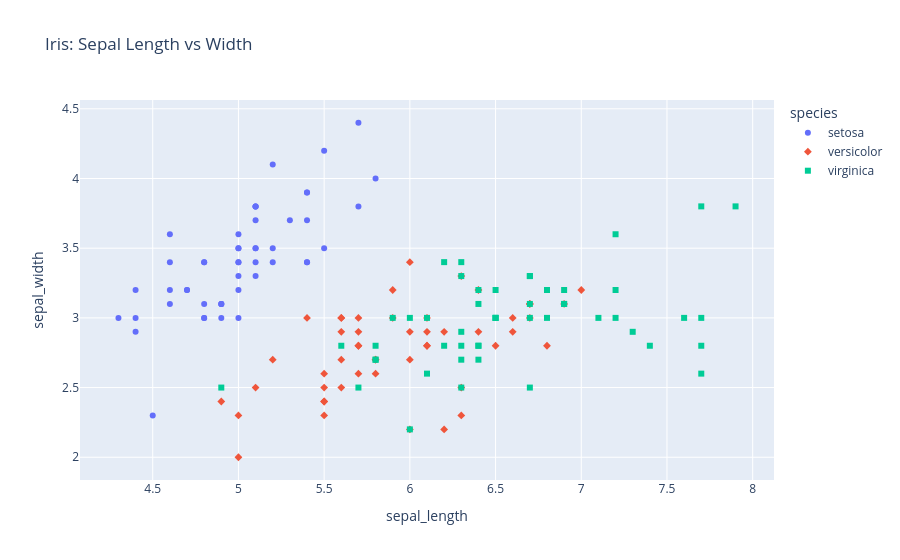

The notebook cell this image was saved under:
### Code cell
fig = px.scatter(df, x="sepal_length", y="sepal_width", color="species", symbol="species", hover_data=["sepal_length", "sepal_width"], title="Iris: Sepal Length vs Width")
fig.show()

### Figure 1 — Plotly figure (JSON) as saved in the notebook; plotly's stock layout.template omitted (floating-point values rounded to 4 significant figures)
{"data": [{"hovertemplate": "species=setosa<br>sepal_length=%{x}<br>sepal_width=%{y}<extra></extra>", "legendgroup": "setosa", "marker": {"color": "#636efa", "symbol": "circle"}, "mode": "markers", "name": "setosa", "orientation": "v", "showlegend": true, "type": "scatter", "x": [5.1, 4.9, 4.7, 4.6, 5.0, 5.4, 4.6, 5.0, 4.4, 4.9, 5.4, 4.8, 4.8, 4.3, 5.8, 5.7, 5.4, 5.1, 5.7, 5.1, 5.4, 5.1, 4.6, 5.1, 4.8, 5.0, 5.0, 5.2, 5.2, 4.7, 4.8, 5.4, 5.2, 5.5, 4.9, 5.0, 5.5, 4.9, 4.4, 5.1, 5.0, 4.5, 4.4, 5.0, 5.1, 4.8, 5.1, 4.6, 5.3, 5.0], "xaxis": "x", "y": [3.5, 3.0, 3.2, 3.1, 3.6, 3.9, 3.4, 3.4, 2.9, 3.1, 3.7, 3.4, 3.0, 3.0, 4.0, 4.4, 3.9, 3.5, 3.8, 3.8, 3.4, 3.7, 3.6, 3.3, 3.4, 3.0, 3.4, 3.5, 3.4, 3.2, 3.1, 3.4, 4.1, 4.2, 3.1, 3.2, 3.5, 3.1, 3.0, 3.4, 3.5, 2.3, 3.2, 3.5, 3.8, 3.0, 3.8, 3.2, 3.7, 3.3], "yaxis": "y"}, {"hovertemplate": "species=versicolor<br>sepal_length=%{x}<br>sepal_width=%{y}<extra></extra>", "legendgroup": "versicolor", "marker": {"color": "#EF553B", "symbol": "diamond"}, "mode": "markers", "name": "versicolor", "orientation": "v", "showlegend": true, "type": "scatter", "x": [7.0, 6.4, 6.9, 5.5, 6.5, 5.7, 6.3, 4.9, 6.6, 5.2, 5.0, 5.9, 6.0, 6.1, 5.6, 6.7, 5.6, 5.8, 6.2, 5.6, 5.9, 6.1, 6.3, 6.1, 6.4, 6.6, 6.8, 6.7, 6.0, 5.7, 5.5, 5.5, 5.8, 6.0, 5.4, 6.0, 6.7, 6.3, 5.6, 5.5, 5.5, 6.1, 5.8, 5.0, 5.6, 5.7, 5.7, 6.2, 5.1, 5.7], "xaxis": "x", "y": [3.2, 3.2, 3.1, 2.3, 2.8, 2.8, 3.3, 2.4, 2.9, 2.7, 2.0, 3.0, 2.2, 2.9, 2.9, 3.1, 3.0, 2.7, 2.2, 2.5, 3.2, 2.8, 2.5, 2.8, 2.9, 3.0, 2.8, 3.0, 2.9, 2.6, 2.4, 2.4, 2.7, 2.7, 3.0, 3.4, 3.1, 2.3, 3.0, 2.5, 2.6, 3.0, 2.6, 2.3, 2.7, 3.0, 2.9, 2.9, 2.5, 2.8], "yaxis": "y"}, {"hovertemplate": "species=virginica<br>sepal_length=%{x}<br>sepal_width=%{y}<extra></extra>", "legendgroup": "virginica", "marker": {"color": "#00cc96", "symbol": "square"}, "mode": "markers", "name": "virginica", "orientation": "v", "showlegend": true, "type": "scatter", "x": [6.3, 5.8, 7.1, 6.3, 6.5, 7.6, 4.9, 7.3, 6.7, 7.2, 6.5, 6.4, 6.8, 5.7, 5.8, 6.4, 6.5, 7.7, 7.7, 6.0, 6.9, 5.6, 7.7, 6.3, 6.7, 7.2, 6.2, 6.1, 6.4, 7.2, 7.4, 7.9, 6.4, 6.3, 6.1, 7.7, 6.3, 6.4, 6.0, 6.9, 6.7, 6.9, 5.8, 6.8, 6.7, 6.7, 6.3, 6.5, 6.2, 5.9], "xaxis": "x", "y": [3.3, 2.7, 3.0, 2.9, 3.0, 3.0, 2.5, 2.9, 2.5, 3.6, 3.2, 2.7, 3.0, 2.5, 2.8, 3.2, 3.0, 3.8, 2.6, 2.2, 3.2, 2.8, 2.8, 2.7, 3.3, 3.2, 2.8, 3.0, 2.8, 3.0, 2.8, 3.8, 2.8, 2.8, 2.6, 3.0, 3.4, 3.1, 3.0, 3.1, 3.1, 3.1, 2.7, 3.2, 3.3, 3.0, 2.5, 3.0, 3.4, 3.0], "yaxis": "y"}], "layout": {"legend": {"title": {"text": "species"}, "tracegroupgap": 0}, "title": {"text": "Iris: Sepal Length vs Width"}, "xaxis": {"anchor": "y", "domain": [0, 1], "title": {"text": "sepal_length"}}, "yaxis": {"anchor": "x", "domain": [0, 1], "title": {"text": "sepal_width"}}}}
